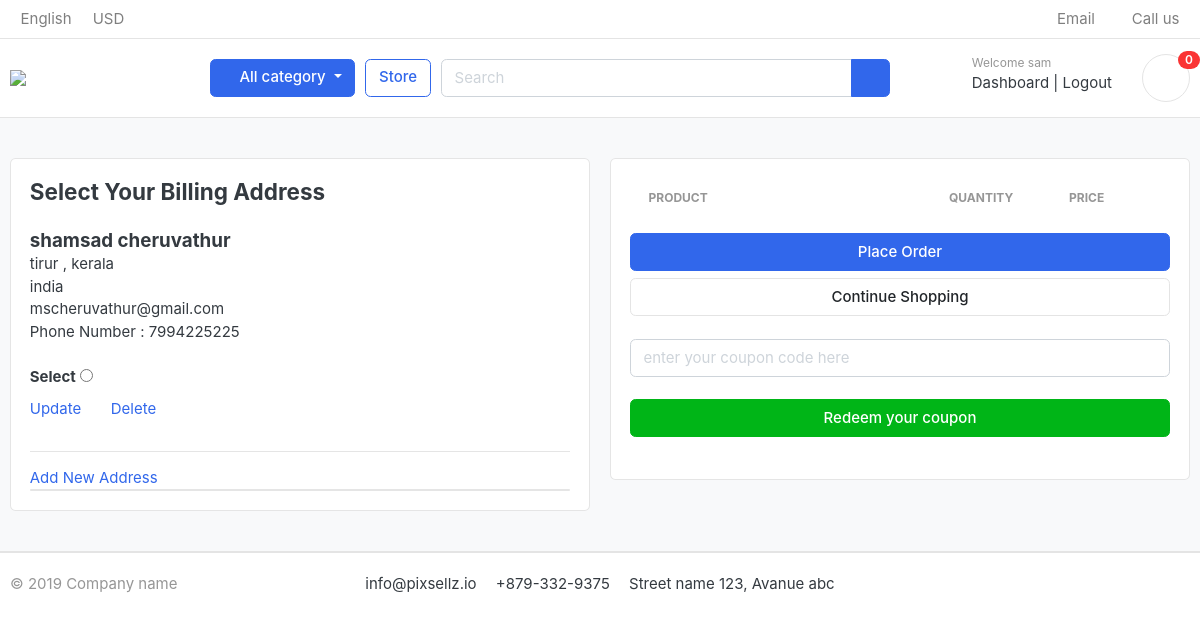
The page /cart/checkout/ (signed in) on the database as committed earlier.
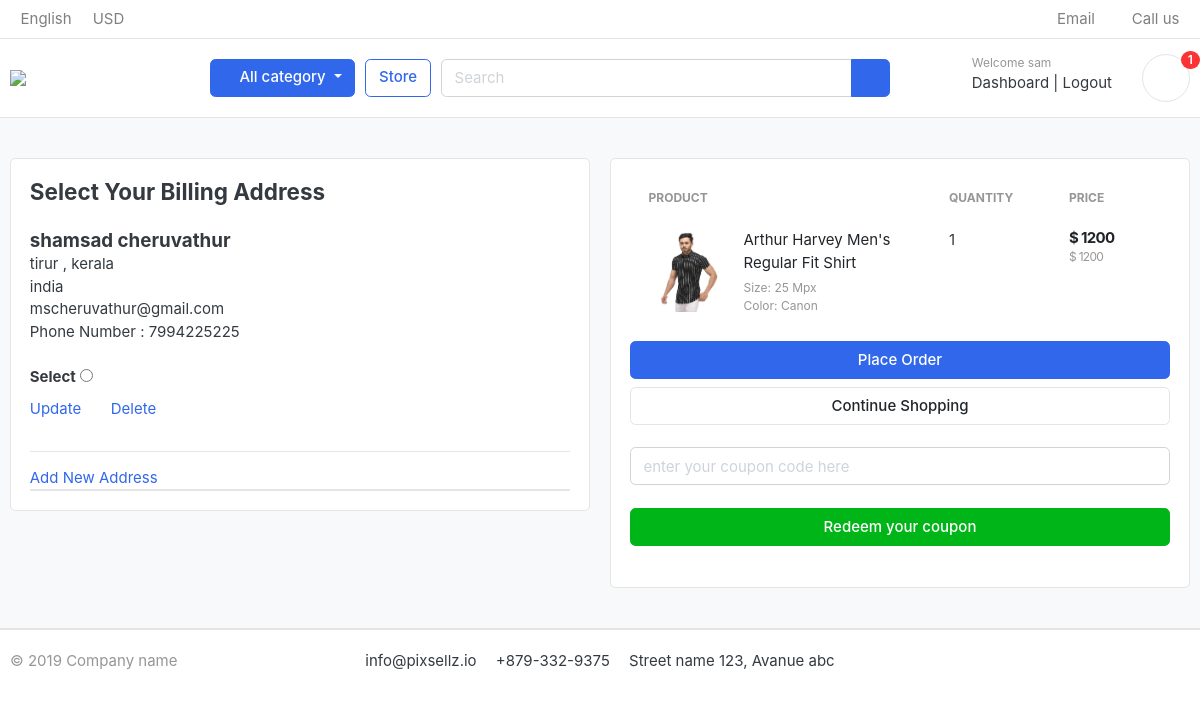
The same page on the database as committed later.
### orders/models.py (models this page shows, shortened)
class UserAddress(models.Model):
    user = models.ForeignKey(Account,on_delete=models.CASCADE, null=True)
    first_name = models.CharField(max_length=50)
    last_name = models.CharField(max_length=50)
    phone = models.CharField(max_length=15)
    email =  models.EmailField(max_length=50)
    address_line_1 = models.CharField(max_length=50)
    address_line_2 = models.CharField(max_length=50)
    country = models.CharField(max_length=50)
    state = models.CharField(max_length=50)
    city = models.CharField(max_length=50)
    order_note = models.CharField(max_length=100, blank=True)
    created_at = models.DateField(auto_now_add=True)
    def full_name(self):
        return f'{self.first_name} {self.last_name}'

### cart/models.py (models this page shows, shortened)
class CartItem(models.Model):
    user = models.ForeignKey(Account, on_delete=models.CASCADE, null=True)
    product = models.ForeignKey(Product,on_delete=models.CASCADE,null=True)
    variations = models.ManyToManyField(Variation, blank=True)
    cart = models.ForeignKey(Cart, on_delete=models.CASCADE, null= True)
    quantity = models.IntegerField()
    is_active = models.BooleanField(default = True)
    def sub_total(self):
        return self.product.price * self.quantity

### store/models.py (models this page shows, shortened)
class Product(models.Model):
    product_name = models.CharField(max_length=200, unique=True)
    slug = models.SlugField(max_length=200,unique=True)
    description = models.TextField(max_length=500,blank=True)
    price = models.IntegerField()
    off_price = models.IntegerField(null=True)
    off_percentage = IntegerField(null=True)
    images_1 = models.ImageField(upload_to='photos/products')
    images_2 = models.ImageField(upload_to='photos/products')
    images_3 = models.ImageField(upload_to='photos/products')
    images_4 = models.ImageField(upload_to='photos/products')
    stock = models.IntegerField()
    is_available = models.BooleanField(default=True)
    category = models.ForeignKey(Category,on_delete=models.CASCADE)
    created_date = models.DateField(auto_now_add=True)
    modified_date = models.DateField(auto_now = True)
    def get_url(self):
        return reverse('product_detail', args = [self.category.slug, self.slug])

### cart/views.py (the view)
# urls.py: path('checkout/',views.checkout,name="checkout"),
@login_required(login_url='login')
def checkout(request, total = 0, quantity = 0, cart_items = None, user_address = None):
    try:
        tax = 0
        grand_total = 0
        if request.user.is_authenticated:
            cart_items = CartItem.objects.filter(user=request.user,is_active =True)
            user_address = UserAddress.objects.filter(user = request.user)
        else:
            cart = Cart.objects.get(cart_id = _cart_id(request))
            cart_items = CartItem.objects.filter(cart=cart,is_active =True)
        for cart_item in cart_items:
            if cart_item.product.off_price is not None:
                total += ((cart_item.product.price - cart_item.product.off_price) * cart_item.quantity)
                quantity += cart_item.quantity
            else:
                total += (cart_item.product.price * cart_item.quantity)
                quantity += cart_item.quantity
        tax = (5 * total)/100
        grand_total = total + tax
    except ObjectDoesNotExist:
        pass
    context = {
        'user_address' : user_address,
        'total' : total,
        'quantity' : quantity,
        'cart_items' : cart_items,
        'tax' : tax,
        'grand_total' : grand_total,
    }
    return render(request,'store/checkout.html',context)

### cart/context_processors.py (called while the page is built)
def counter(request):
    cart_count = 0
    if 'admin' in request.path:
        return {}
    else:
        try:
            cart = Cart.objects.filter(cart_id=_cart_id(request))
            if  request.user.is_authenticated:
                cart_items = CartItem.objects.all().filter(user=request.user)
            else:
                cart_items = CartItem.objects.all().filter(cart=cart[:1])
            for cart_item in cart_items:
                cart_count += cart_item.quantity
        except Cart.DoesNotExist:
            cart_item = 0
        return dict(cart_count = cart_count)

### cart/views.py (called while the page is built)
def _cart_id(request):
    cart = request.session.session_key
    if not cart:
        cart = request.session.create()
    return cart

### category/context_processors.py (called while the page is built)
def menu_links(request):
    links = Category.objects.all()
    return dict(links=links)

### category/models.py (called while the page is built)
    def get_url(self):
        return reverse('products_by_category', args=[self.slug])

### templates/store/checkout.html (shortened to what this page needs)
{% extends 'base.html' %}
{% load static %}
{% block content %}
<section class="section-content padding-y bg">
<div class="container">
<div class="row">
	<aside class="col-lg-6">
<div class="card">
    <div class="card-body">
        <h4 class="card-title mb-4">Select Your Billing Address</h4>
        <form action="{% url 'place_order' %}" method="POST">
{% for user_address in user_address %}
        <h5 class="card-text mb-0">{{ user_address.full_name }}</h5>
        <p class="card-text mb-0">{{ user_address.city }} , {{ user_address.state }}</p>
        <p class="card-text mb-0">{{ user_address.country }}</p>
        <p class="card-text mb-0">{{ user_address.email }}</p>
        <p class="card-text mb-0">Phone Number : {{ user_address.phone }}</p>
		<br>
		<label><h6>Select</h6></label>
        <input type="radio" name="address_id" value="{{ user_address.id }}">
		<div style="display:flex;">
			<a href="{% url 'update_address' user_address.id %}">Update</a>
			<p>&nbsp;  &nbsp; &nbsp; &nbsp;</p>
			<a href="{% url 'delete_address' user_address.id %}">Delete</a>
		</div>
        <hr>
{% endfor %}
        <a href="{% url 'add_address' %}">Add New Address</a><div class="card">
    </div>
</div>
	</aside>
	<aside class="col-lg-6">
		<div class="card">
		<div class="card-body">
        <table class="table table-borderless table-shopping-cart">
<thead class="text-muted">
<tr class="small text-uppercase">
  <th scope="col">Product</th>
  <th scope="col" width="120">Quantity</th>
  <th scope="col" width="120">Price</th>
</tr>
</thead>
<tbody>
{% for cart_item in cart_items %}
<tr>
	<td>
		<figure class="itemside align-items-center">
			<div class="aside"><img src="{{ cart_item.product.images_1.url }}" class="img-sm"></div>
			<figcaption class="info">
				<a href="{{ cart_item.product.get_url }}" class="title text-dark">{{ cart_item.product.product_name }}</a>
				<p class="text-muted small">Size: 25 Mpx <br> Color: Canon</p>
			</figcaption>
		</figure>
	</td>
	<td>
		<label>{{cart_item.quantity}}</label>
	</td>
	<td>
		<div class="price-wrap">
		{% if cart_item.product.off_price is not None %}
			<var class="price">$ {{cart_item.sub_offer}}</var>
		{% else %}
			<var class="price">$ {{cart_item.sub_total}}</var>
		{% endif %}
			<small class="text-muted"> $ {{ cart_item.product.price }}</small>
		</div>
	</td>
</tr>
{% endfor %}
</tbody>
</table>
            <button type="submit" name="submit" class="btn btn-primary btn-block">Place Order</button>
			<a href="{% url 'store' %}" class="btn btn-light btn-block">Continue Shopping</a>
			<br>
			<form action="{% url 'coupon_redeem' %}" method="POST">
			<input type="text" name="coupon_code" class="form-control" placeholder="enter your coupon code here" required>
			<br>
			<button type="submit" name="submit" class="btn btn-success btn-block">Redeem your coupon</button>
			<br>
			</form>
		</div>
		</div>
</aside>
</div>
</div>
</section>
{% endblock %}

### templates/includes/navbar.html (shortened to what this page needs)
{% load static %}
<header class="section-header">
<nav class="navbar p-md-0 navbar-expand-sm navbar-light border-bottom">
<div class="container">
  <div class="collapse navbar-collapse" id="navbarTop4">
    <ul class="navbar-nav mr-auto">
    	<li class="nav-item dropdown">
		 	<a href="#" class="nav-link">   English </a>
		</li>
		<li class="nav-item dropdown">
			<a href="#" class="nav-link"> USD </a>
		</li>
    </ul>
    <ul class="navbar-nav">
		<li><a href="#" class="nav-link"> <i class="fa fa-envelope"></i> Email </a></li>
		<li><a href="#" class="nav-link"> <i class="fa fa-phone"></i> Call us </a></li>
	</ul>
  </div>
</div>
</nav>
<section class="header-main border-bottom">
	<div class="container">
<div class="row align-items-center">
	<div class="col-lg-2 col-md-3 col-6">
		<a href="{% url 'home' %}" class="brand-wrap">
			<img class="logo" src="{% static 'images/logo.png' %}">
		</a>
	</div>
	<div class="col-lg col-sm col-md col-6 flex-grow-0">
		<div class="category-wrap dropdown d-inline-block float-right">
			<button type="button" class="btn btn-primary dropdown-toggle" data-toggle="dropdown">
				<i class="fa fa-bars"></i> All category
			</button>
		</div>
	</div>
	<a href="{% url 'store' %}" class="btn btn-outline-primary">Store</a>
	<div class="col-lg  col-md-6 col-sm-12 col">
		<form action="{% url 'search' %}" class="search" method="GET">
			<div class="input-group w-100">
			    <input type="text" class="form-control" style="width:60%;" placeholder="Search" name="keyword">
			    <div class="input-group-append">
			      <button class="btn btn-primary" type="submit">
			        <i class="fa fa-search"></i>
			      </button>
			    </div>
		    </div>
		</form>
	</div>
	<div class="col-lg-3 col-sm-6 col-8 order-2 order-lg-3">
				<div class="d-flex justify-content-end mb-3 mb-lg-0">
				{% if user.id is not None %}
					<div class="widget-header">
						<small class="title text-muted">Welcome {{ user.first_name }}</small>
						<div>
							<a href="{% url 'dashboard' %}">Dashboard</a> <span class="dark-transp"> | </span>
							<a href="{% url 'logout' %}">Logout</a>
						</div>
					</div>
				{% endif %}
					<a href="{% url 'cart' %}" class="widget-header pl-3 ml-3">
						<div class="icon icon-sm rounded-circle border"><i class="fa fa-shopping-cart"></i></div>
						<span class="badge badge-pill badge-danger notify">{{ cart_count }}</span>
					</a>
				</div>
			</div>
</div>
	</div>
</section>
</header>

Rows that differ between the two databases and show on the page:
added CartItem: product.images_1 (picture), product.product_name "Arthur Harvey Men's Regular Fit Shirt", quantity "1", sub_total "1200", product.price "1200"
Other text that changed with them:
{{ cart_count }}: "0" → "1"
